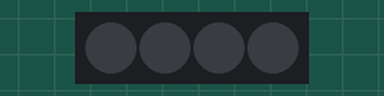
Simulated run of this sketch. Board: Arduino Uno, built with avr-gcc and run on an emulated ATmega328P. Parts: 4 RGB LEDs in strip order, left to right. Dim RGB values are drawn brighter than linear.

Above: at 0.6 s.
At 3.67 s:
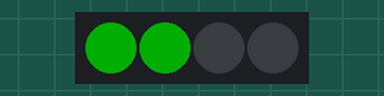
At 4.87 s:
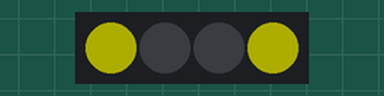
At 6.97 s:
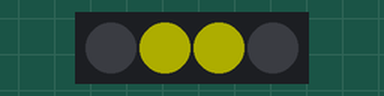
At 13.57 s:
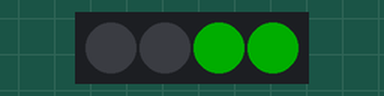
Timing chart, 0 to 13.9 s (numbered marks = the images above):
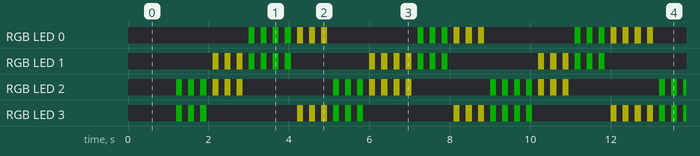

The sketch:

testRGBs.ino
```cpp
#include "Rgb.h"


void setup() {
  rgb.initialize();
}


void loop() {
  rgb.blink(150); // must be in the loop
  states();


}


unsigned long lastUpdateTimeMS = 0;
int count = 0;

void states(){
  if (millis() - lastUpdateTimeMS < 1000) {
    return;
  }

  lastUpdateTimeMS = millis();

  switch (count) {
    case 0:
      rgb.flashGreenColorFront();
      break;
    case 1:
      rgb.flashYellowColorLeft();
      break;
    case 2:
      rgb.flashGreenColorBack();
      break;
    case 3:
      rgb.flashYellowColorRight();
      break;
  }
  count = (count + 1) % 4;;
}
```

Rgb.h
```cpp
#include "Adafruit_NeoPixel.h"

#define NUMPIXELS 4
#define RGB_PIN 3

class RGB : public Adafruit_NeoPixel {
public:
  RGB() : Adafruit_NeoPixel(NUMPIXELS, RGB_PIN, NEO_GRB + NEO_KHZ800) {}

  uint32_t led_rgb_new[NUMPIXELS];
  uint32_t led_rgb_old[NUMPIXELS];
  int brightness = 50;
  unsigned long rgb_delay_time = 0;
  unsigned long dispaly_timeout = 0;
  char flag = 0;

  void initialize()
  {
    begin();
    setBrightness(brightness);
    show();
  }


  void setColorNew(unsigned char r0, unsigned char g0, unsigned char b0,
                   unsigned char r1, unsigned char g1, unsigned char b1,
                   unsigned char r2, unsigned char g2, unsigned char b2,
                   unsigned char r3, unsigned char g3, unsigned char b3)
  {
    led_rgb_new[0] = Color(r0, g0, b0);
    led_rgb_new[1] = Color(r1, g1, b1);
    led_rgb_new[2] = Color(r2, g2, b2);
    led_rgb_new[3] = Color(r3, g3, b3);
  }


  void setColorOld(unsigned char r0, unsigned char g0, unsigned char b0,
                   unsigned char r1, unsigned char g1, unsigned char b1,
                   unsigned char r2, unsigned char g2, unsigned char b2,
                   unsigned char r3, unsigned char g3, unsigned char b3)
  {
    led_rgb_old[0] = Color(r0, g0, b0);
    led_rgb_old[1] = Color(r1, g1, b1);
    led_rgb_old[2] = Color(r2, g2, b2);
    led_rgb_old[3] = Color(r3, g3, b3);
  }


  void blink(unsigned long delay_time) {
    if ((millis() - previous_millis < delay_time) && (delay_flag == 0)) {
      delay_flag = 1;
      for (size_t i = 0; i < numPixels(); i++) {
        setPixelColor(i, led_rgb_new[i]);
      }
      show();
    }
    else if ((millis() - previous_millis < delay_time * 2) && (millis() - previous_millis > delay_time) && (delay_flag == 1)) {
      delay_flag = 2;
      for (size_t i = 0; i < numPixels(); i++) {
        setPixelColor(i, led_rgb_old[i]);
      }
      show();
    }
    else if (millis() - previous_millis >= delay_time * 2)
    {
      delay_flag = 0;
      previous_millis = millis();
    }
  }


  void lightOff() {
    setColorNew(0, 0, 0, 0, 0, 0, 0, 0, 0, 0, 0, 0);
    setColorOld(0, 0, 0, 0, 0, 0, 0, 0, 0, 0, 0, 0);
  }


  void brightRedColor() {
    setColorNew(255, 0, 0, 255, 0, 0, 255, 0, 0, 255, 0, 0);
    setColorOld(255, 0, 0, 255, 0, 0, 255, 0, 0, 255, 0, 0);
  }


  void flashRedColor() {
    setColorNew(255, 0, 0, 255, 0, 0, 255, 0, 0, 255, 0, 0);
    setColorOld(0, 0, 0, 0, 0, 0, 0, 0, 0, 0, 0, 0);
  }
  void brightBlueColor() //亮蓝灯
  {
    setColorNew(0, 0, 255, 0, 0, 255, 0, 0, 255, 0, 0, 255);
    setColorOld(0, 0, 255, 0, 0, 255, 0, 0, 255, 0, 0, 255);
  }
  void flashBlueColorFront() //前面闪蓝灯
  {
    setColorNew(0, 0, 0, 0, 0, 0, 0, 0, 255, 0, 0, 255);
    setColorOld(0, 0, 0, 0, 0, 0, 0, 0, 0, 0, 0, 0);
  }
  void flashBlueColorBack() //后面闪蓝灯
  {
    setColorNew(0, 0, 255, 0, 0, 255, 0, 0, 0, 0, 0, 0);
    setColorOld(0, 0, 0, 0, 0, 0, 0, 0, 0, 0, 0, 0);
  }
  void flashBlueColorLeft() //左侧闪蓝灯
  {
    setColorNew(0, 0, 0, 0, 0, 255, 0, 0, 255, 0, 0, 0);
    setColorOld(0, 0, 0, 0, 0, 0, 0, 0, 0, 0, 0, 0);
  }
  void flashBlueColorRight() //右侧闪蓝灯
  {
    setColorNew(0, 0, 255, 0, 0, 0, 0, 0, 0, 0, 0, 255);
    setColorOld(0, 0, 0, 0, 0, 0, 0, 0, 0, 0, 0, 0);
  }
  void brightYellowColor() //亮黄灯
  {
    setColorNew(255, 255, 0, 255, 255, 0, 255, 255, 0, 255, 255, 0);
    setColorOld(255, 255, 0, 255, 255, 0, 255, 255, 0, 255, 255, 0);
  }
  void flashYellowColorFront() //前面闪黄灯
  {
    setColorNew(0, 0, 0, 0, 0, 0, 255, 255, 0, 255, 255, 0);
    setColorOld(0, 0, 0, 0, 0, 0, 0, 0, 0, 0, 0, 0);
  }
  void flashYellowColorback() //后面闪黄灯
  {
    setColorNew(255, 255, 0, 255, 255, 0, 0, 0, 0, 0, 0, 0);
    setColorOld(0, 0, 0, 0, 0, 0, 0, 0, 0, 0, 0, 0);
  }
  void flashYellowColorLeft() //左侧闪黄灯
  {
    setColorNew(0, 0, 0, 255, 255, 0, 255, 255, 0, 0, 0, 0);
    setColorOld(0, 0, 0, 0, 0, 0, 0, 0, 0, 0, 0, 0);
  }
  void flashYellowColorRight() //右侧闪黄灯
  {
    setColorNew(255, 255, 0, 0, 0, 0, 0, 0, 0, 255, 255, 0);
    setColorOld(0, 0, 0, 0, 0, 0, 0, 0, 0, 0, 0, 0);
  }
  void brightGreenColor() //亮绿灯
  {
    setColorNew(0, 255, 0, 0, 255, 0, 0, 255, 0, 0, 255, 0);
    setColorOld(0, 255, 0, 0, 255, 0, 0, 255, 0, 0, 255, 0);
  }
  void flashGreenColorFront() //前面闪绿灯
  {
    setColorNew(0, 0, 0, 0, 0, 0, 0, 255, 0, 0, 255, 0);
    setColorOld(0, 0, 0, 0, 0, 0, 0, 0, 0, 0, 0, 0);
  }
  void flashGreenColorBack() //后面闪绿灯
  {
    setColorNew(0, 255, 0, 0, 255, 0, 0, 0, 0, 0, 0, 0);
    setColorOld(0, 0, 0, 0, 0, 0, 0, 0, 0, 0, 0, 0);
  }
  void flashGreenColorLeft() //左侧闪绿灯
  {
    setColorNew(0, 0, 0, 0, 255, 0, 0, 255, 0, 0, 0, 0);
    setColorOld(0, 0, 0, 0, 0, 0, 0, 0, 0, 0, 0, 0);
  }
  void flashGreenColorRight() //右侧闪绿灯
  {
    setColorNew(0, 255, 0, 0, 0, 0, 0, 0, 0, 0, 255, 0);
    setColorOld(0, 0, 0, 0, 0, 0, 0, 0, 0, 0, 0, 0);
  }

private:
  unsigned char delay_flag = 0;
  unsigned long previous_millis = 0;
} rgb;
```

Measured:
- by itself, RGB LED 0: off → RGB(0, 50, 0) at 3.0 s, → off 0.15 s later, → RGB(0, 50, 0) 0.15 s later, → off 0.15 s later, … (426 changes in this stretch)
- by itself, RGB LED 2: off → RGB(0, 50, 0) at 1.2 s, → off 0.15 s later, → RGB(0, 50, 0) 0.15 s later, → off 0.15 s later, … (433 changes in this stretch)
- by itself, everything shown: repeats every 12.0 s, in 80 steps
